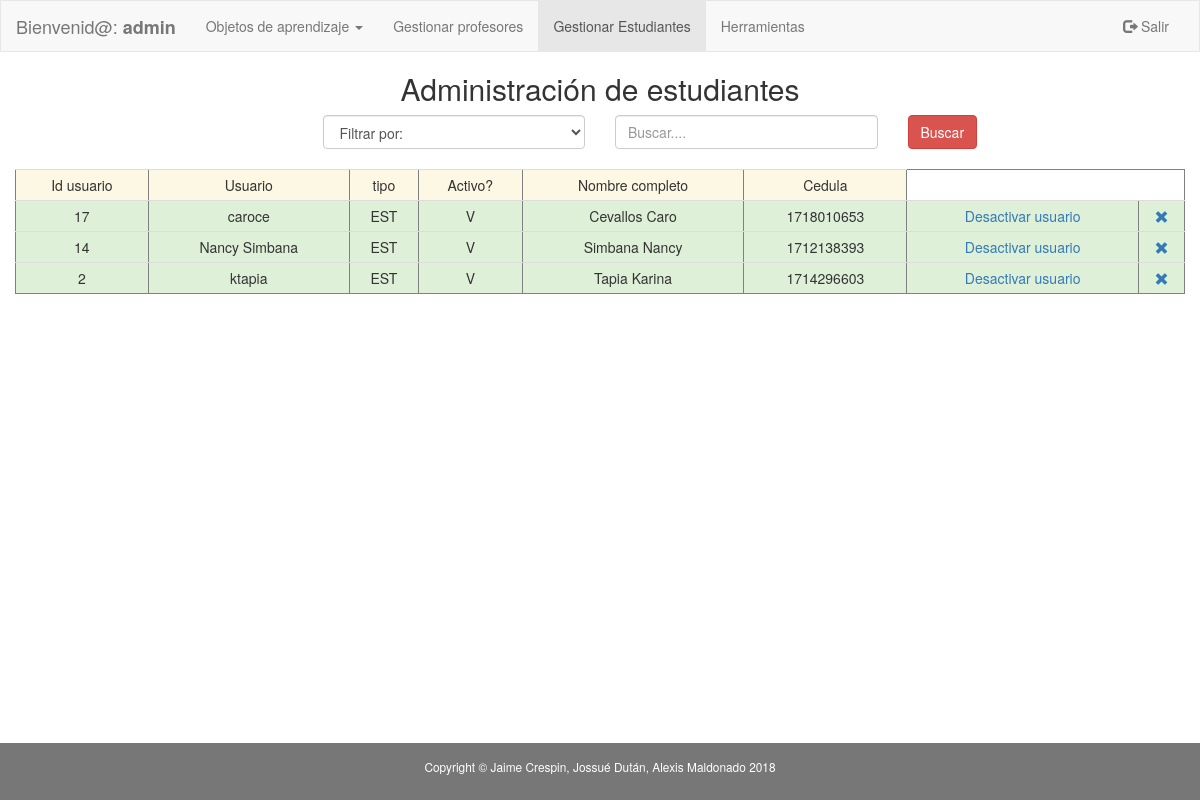
Screenshot of /sgoa/aplicacion/modulos_administrador/adm_buscar_estudiantes.php (signed in) with the database file from the repository.
### tables this page shows
CREATE TABLE `estudiante` (
  `idestudiante` int(11) NOT NULL,
  `ci` varchar(45) DEFAULT NULL,
  `nombres` varchar(45) DEFAULT NULL,
  `apellidos` varchar(45) DEFAULT NULL,
  `carrera` varchar(45) DEFAULT NULL,
  `id_facultad` int(11) DEFAULT NULL,
  `mail` varchar(45) DEFAULT NULL,
  `id_usuario` int(11) DEFAULT NULL,
  `ruta_imagen` varchar(100) DEFAULT NULL
);

CREATE TABLE `usuario` (
  `idUsuario` int(11) NOT NULL,
  `usuario` varchar(45) DEFAULT NULL,
  `contrasenia` varchar(45) DEFAULT NULL,
  `tipo_usuario` varchar(3) DEFAULT NULL,
  `activo` varchar(1) DEFAULT NULL
);

### sgoa/aplicacion/modulos_administrador/adm_buscar_estudiantes.php (the view, shortened to what this page needs)
<!DOCTYPE html PUBLIC "-//W3C//DTD XHTML 1.0 Transitional//EN" "http://www.w3.org/TR/xhtml1/DTD/xhtml1-transitional.dtd">
<html xmlns="http://www.w3.org/1999/xhtml" lang="es">
    <head>
        <link rel="stylesheet" href="../../plugins/bootstrap/css/bootstrap.min.css"></link>
    </head>
    <body>
        <?php include './navbar_adm_estudiantes.php';?>
        <div class="container-fluid text-center">
            <div class="row content">
                <div class="col-sm-12 text-center">
                    <h2> Administración de estudiantes</h2>
                    <form onsubmit="return validar_busqueda_cedula()" action="../modulos_administrador/adm_ejecutar_buscar_estudiantes.php" method="post" enctype="multipart/form-data">
                        <div class="col-md-3">
                        </div>
                        <div class="col-md-3 text-left ">
                            <select class= "form-control" name="tipo_criterio" dir="ltr" required id="select_criterio">
                                <option value="">Filtrar por:</option>
                            </select></br>
                        </div>
                        <div class="col-md-3 text-center">
                            <input type="text" class="form-control" id="criterio_busqueda" placeholder="Buscar...." name="criterio_busqueda" required></br>
                        </div>
                        <div class="col-md-3 text-left">
                            <button id="registrar" type="submit" class="btn btn-danger">Buscar</button>
                        </div>
                    </form>
                    <?php
                    $statement = ("select u.*,e.nombres, e.apellidos, e.ci from usuario as u, estudiante as e where u.idUsuario=e.id_usuario order by activo");
                    $conexion = new Conexion();
                    $consulta = $conexion->prepare($statement);
                    $consulta->setFetchMode(PDO::FETCH_ASSOC);
                    $consulta->execute();
                    echo '<table border ="1|1" class="table table-condensed";>';
                    echo '<tr class="warning">';
                    echo '<td>Id usuario</td>';
                    echo '<td>Usuario</td>';
                    echo '<td>tipo</td>';
                    echo '<td>Activo?</td>';
                    echo '<td>Nombre completo</td>';
                    echo '<td>Cedula</td>';
                    echo "</tr>";
                    if ($consulta->rowCount() != 0) {
                        while ($row = $consulta->fetch()) {
                            echo '<tr class="success">';
                            echo '<td>' . $row['idUsuario'] . '</td>';
                            echo '<td>' . $row['usuario'] . '</td>';
                            echo '<td>' . $row['tipo_usuario'] . '</td>';
                            echo '<td>' . $row['activo'] . '</td>';
                            echo '<td>' . $row['apellidos'] . '  ' . $row['nombres'] . '</td>';
                            echo '<td>' . $row['ci'].'</td>';
                            if ($row['activo'] == 'V') {
                                echo '<td><a href="adm_buscar_estudiantes.php?id=' . $row['idUsuario'] . '&id_gestion=1">Desactivar usuario</a></td>';
                            } else {
                                echo '<td><a href="adm_buscar_estudiantes.php?id=' . $row['idUsuario'] . '&id_gestion=2">Activar usuario</a></td>';
                            }
                            echo "<td><a onClick=\"javascript: return confirm('Realmente desea eliminar el estudiante seleccionado?');\" href='adm_buscar_estudiantes.php?id=" . $row['idUsuario'] . "&id_gestion=3'><span class='glyphicon glyphicon-remove'></a></td>";
                            echo '</tr>';
                        }
                    }
                    echo '</table>';
                    ?>
                </div>
            </div>
        </div></br></br></br>
        <footer class="label-default container-fluid text-center">
            <p class="copyright small">Copyright &copy; Jaime Crespin, Jossué Dután, Alexis Maldonado 2018</p>
        </footer>
    </body>
</html>

### sgoa/aplicacion/modulos_administrador/navbar_adm_estudiantes.php (shortened to what this page needs)
<nav class="navbar navbar-default">
    <div class="container-fluid">
        <div class="navbar-header">
            <a class="navbar-brand" href="#">Bienvenid@: <strong><?php echo $_SESSION['usuario'] ?></strong></a>
        </div>
        <div class="collapse navbar-collapse" id="myNavbar">
            <ul class="nav navbar-nav">
                <li class="dropdown">
                    <a class="dropdown-toggle" data-toggle="dropdown" href="#">Objetos de aprendizaje
                        <span class="caret"></span></a>
                </li>
                <li><a href="adm_buscar_profesores.php">Gestionar profesores</a></li>
                <li class="active"><a href="adm_buscar_estudiantes.php">Gestionar Estudiantes</a></li>
                <li><a href="adm_herramientas.php">Herramientas</a></li>
            </ul>
            <ul class="nav navbar-nav navbar-right">
                <li><a href="../../aplicacion/desconectar_sesion.php"><span class="glyphicon glyphicon-log-out"></span> Salir</a></li>
            </ul>
        </div>
    </div>
</nav>

### sgoa/aplicacion/modulos_administrador/adm_buscar_estudiantes.php (style rules this page uses)
.navbar { margin-bottom: 0; border-radius: 0; }
.row.content { height: 390px }
html { min-height: 100%; position: relative; }
body { margin:0; margin-bottom: 40px; }
footer { background-color: #555; color: white; padding: 15px; position: absolute; bottom: 0; width: 100%; }
.table > tbody > tr > td { vertical-align: middle; }

### rows the page displays
estudiante: id_usuario.idUsuario "17", id_usuario.usuario "caroce", id_usuario.tipo_usuario "EST", id_usuario.activo "V", apellidos "Cevallos", nombres "Caro", ci "1718010653"
estudiante: id_usuario.idUsuario "14", id_usuario.usuario "Nancy Simbana", id_usuario.tipo_usuario "EST", id_usuario.activo "V", apellidos "Simbana", nombres "Nancy", ci "1712138393"
estudiante: id_usuario.idUsuario "2", id_usuario.usuario "ktapia", id_usuario.tipo_usuario "EST", id_usuario.activo "V", apellidos "Tapia", nombres "Karina", ci "1714296603"

### other values shown
$_SESSION['usuario'] "admin"
